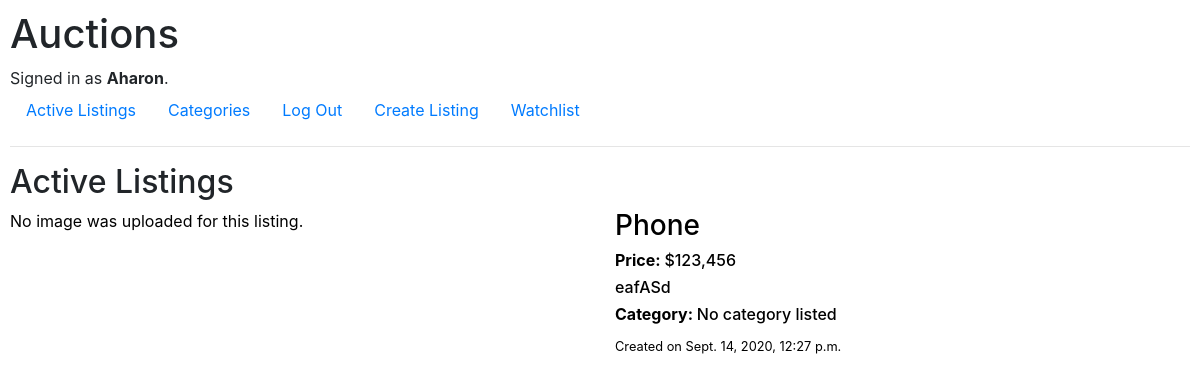
The page / (signed in) on the database its author committed.
### auctions/models.py (models this page shows)
class User(AbstractUser):
    pass

class Auction(models.Model):
    username = models.CharField(max_length=50)
    title = models.CharField(max_length=64)
    price = models.CharField(max_length=64)
    description = models.CharField(max_length=100)
    creation_date = models.DateTimeField()
    photo = models.FileField(null=True, blank=True)
    category = models.CharField(max_length=64)
    active = models.BooleanField(default=True)
    winner = models.CharField(max_length=50, blank=True)

### auctions/views.py (the view)
# urls.py: path("", views.index, name="index"),
def index(request):
    return render(request, "auctions/index.html", {
        "auctions": Auction.objects.filter(active=True)
    })

### auctions/templates/auctions/index.html
{% extends "auctions/layout.html" %}
{% load static %}
{% load humanize %}
{% block extra_css %}
    <link href="{% static 'auctions/index.css' %}" rel="stylesheet">
{% endblock %}
{% block body %}
    <h2>Active Listings</h2>
    {% if auctions %}
        {% for auction in auctions %}
            <a class="unstyle" href="{% url 'listings' auction.id %}">
                <div class="row">
                    <div class="col">
                        {% if auction.photo %}
                            <img src="{{auction.photo}}" alt="uploaded picture">
                        {% else %}
                            <p>No image was uploaded for this listing.</p>
                        {% endif %}
                    </div>
                    <div class="col">
                        <h3>{{auction.title}}</h3>
                        <h6><strong>Price: </strong>${{auction.price|intcomma}}</h6>
                        <h6>{{auction.description}}</h6>
                        <h6><strong>Category: </strong>{{auction.category}}</h6>
                        <small>Created on {{auction.creation_date}}</small>
                    </div>
                </div>
            </a>
        {% endfor %}
    {% else %}
        <p>No active listings.</p>
    {% endif %}
{% endblock %}

### auctions/templates/auctions/layout.html (shortened to what this page needs)
{% load static %}
<!DOCTYPE html>
<html lang="en">
    <head>
        <link rel="stylesheet" href="https://stackpath.bootstrapcdn.com/bootstrap/4.4.1/css/bootstrap.min.css">
        <link href="{% static 'auctions/styles.css' %}" rel="stylesheet">
        {% block extra_css %}{% endblock %}
    </head>
    <body>
        <h1>Auctions</h1>
        <div>
            {% if user.is_authenticated %}
                Signed in as <strong>{{ user.username }}</strong>.
            {% else %}
                Not signed in.
            {% endif %}
        </div>
        <ul class="nav">
            <li class="nav-item">
                <a class="nav-link" href="{% url 'index' %}">Active Listings</a>
            </li>
            <li class="nav-item">
                <a class="nav-link" href="{% url 'categories' %}">Categories</a>
            </li>
            {% if user.is_authenticated %}
                <li class="nav-item">
                    <a class="nav-link" href="{% url 'logout' %}">Log Out</a>
                </li>
                <li class="nav-item">
                    <a class="nav-link" href="{% url 'create' %}">Create Listing</a>
                </li>
                <li class="nav-item">
                    <a class="nav-link" href="{% url 'watchlist' %}">Watchlist</a>
                </li>
            {% endif %}
        </ul>
        <hr>
        {% block body %}
        {% endblock %}
    </body>
</html>

### auctions/static/auctions/styles.css (style rules this page uses)
body { padding: 10px; }
.unstyle { color: black; text-decoration: none; }

### auctions/static/auctions/index.css (style rules this page uses)
.col { margin-bottom: 40px; }

### rows shown on the page
User: username "Aharon"
Auction: photo "No image was uploaded for this listing.", title "Phone", price "123,456", description "eafASd", category "No category listed", creation_date "Sept. 14, 2020, 12:27 p.m."
